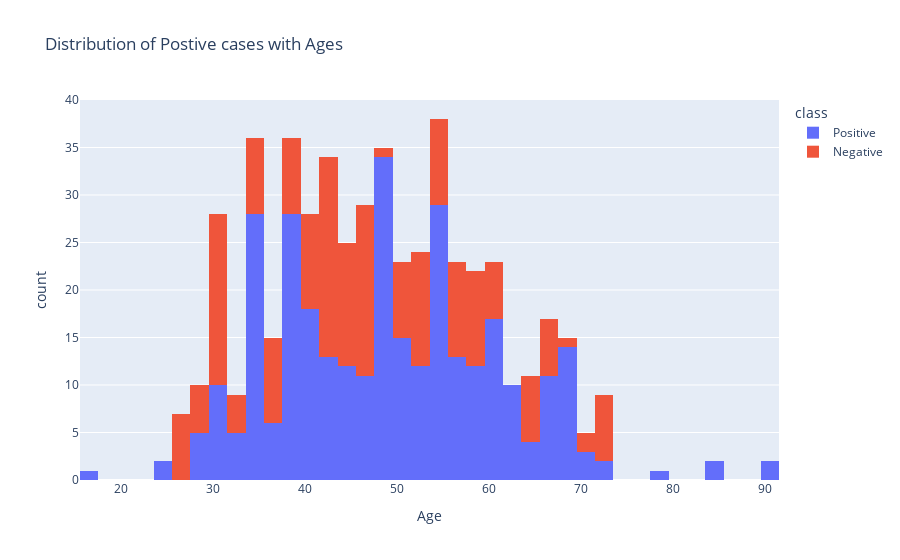

Notebook code for this chart:
### Code cell
agehist= px.histogram(Diabetes, x='Age', color="class", title="Distribution of Postive cases with Ages")
agehist.show()

### Figure 1 — Plotly figure (JSON) as saved in the notebook; plotly's stock layout.template omitted (floating-point values rounded to 4 significant figures; data arrays with more than 128 entries replaced by an {"elided": "..."} marker saying what was removed)
{"data": [{"alignmentgroup": "True", "bingroup": "x", "hovertemplate": "class=Positive<br>Age=%{x}<br>count=%{y}<extra></extra>", "legendgroup": "Positive", "marker": {"color": "#636efa", "pattern": {"shape": ""}}, "name": "Positive", "offsetgroup": "Positive", "orientation": "v", "showlegend": true, "type": "histogram", "x": {"elided": "320 int values"}, "xaxis": "x", "yaxis": "y"}, {"alignmentgroup": "True", "bingroup": "x", "hovertemplate": "class=Negative<br>Age=%{x}<br>count=%{y}<extra></extra>", "legendgroup": "Negative", "marker": {"color": "#EF553B", "pattern": {"shape": ""}}, "name": "Negative", "offsetgroup": "Negative", "orientation": "v", "showlegend": true, "type": "histogram", "x": {"elided": "200 int values"}, "xaxis": "x", "yaxis": "y"}], "layout": {"barmode": "relative", "legend": {"title": {"text": "class"}, "tracegroupgap": 0}, "title": {"text": "Distribution of Postive cases with Ages"}, "xaxis": {"anchor": "y", "domain": [0, 1], "title": {"text": "Age"}}, "yaxis": {"anchor": "x", "domain": [0, 1], "title": {"text": "count"}}}}
